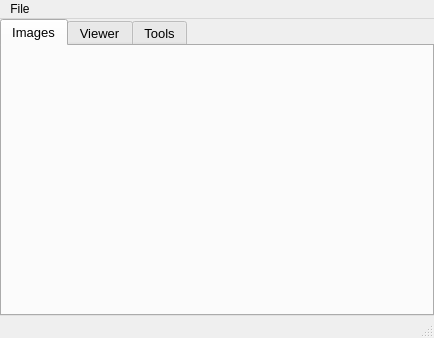
<?xml version="1.0" encoding="UTF-8"?>
<ui version="4.0">
 <class>holderGUI</class>
 <widget class="QMainWindow" name="holderGUI">
  <property name="geometry">
   <rect>
    <x>0</x>
    <y>0</y>
    <width>434</width>
    <height>338</height>
   </rect>
  </property>
  <property name="windowTitle">
   <string>Neutrino</string>
  </property>
  <property name="iconSize">
   <size>
    <width>20</width>
    <height>20</height>
   </size>
  </property>
  <property name="unifiedTitleAndToolBarOnMac">
   <bool>true</bool>
  </property>
  <widget class="QWidget" name="centralwidget">
   <layout class="QGridLayout" name="gridLayout_2">
    <property name="leftMargin">
     <number>0</number>
    </property>
    <property name="topMargin">
     <number>0</number>
    </property>
    <property name="rightMargin">
     <number>0</number>
    </property>
    <property name="bottomMargin">
     <number>0</number>
    </property>
    <item row="0" column="0">
     <widget class="QTabWidget" name="tabWidget">
      <property name="font">
       <font>
        <pointsize>10</pointsize>
       </font>
      </property>
      <property name="currentIndex">
       <number>0</number>
      </property>
      <widget class="QWidget" name="tab_phys">
       <attribute name="title">
        <string>Images</string>
       </attribute>
      </widget>
      <widget class="QWidget" name="tab_viewers">
       <attribute name="title">
        <string>Viewer</string>
       </attribute>
      </widget>
      <widget class="QWidget" name="tab_pans">
       <attribute name="title">
        <string>Tools</string>
       </attribute>
      </widget>
     </widget>
    </item>
   </layout>
  </widget>
  <widget class="QStatusBar" name="statusBar">
   <property name="font">
    <font>
     <pointsize>10</pointsize>
    </font>
   </property>
  </widget>
  <widget class="QMenuBar" name="menuBar">
   <property name="geometry">
    <rect>
     <x>0</x>
     <y>0</y>
     <width>434</width>
     <height>22</height>
    </rect>
   </property>
   <widget class="QMenu" name="menuFile">
    <property name="title">
     <string>File</string>
    </property>
    <addaction name="actionOpen"/>
    <addaction name="actionViewer"/>
   </widget>
   <addaction name="menuFile"/>
  </widget>
  <action name="actionOpen">
   <property name="text">
    <string>Open</string>
   </property>
   <property name="shortcut">
    <string>Ctrl+O</string>
   </property>
  </action>
  <action name="actionViewer">
   <property name="text">
    <string>Viewer</string>
   </property>
   <property name="shortcut">
    <string>Ctrl+V</string>
   </property>
  </action>
 </widget>
 <resources/>
 <connections/>
</ui>
